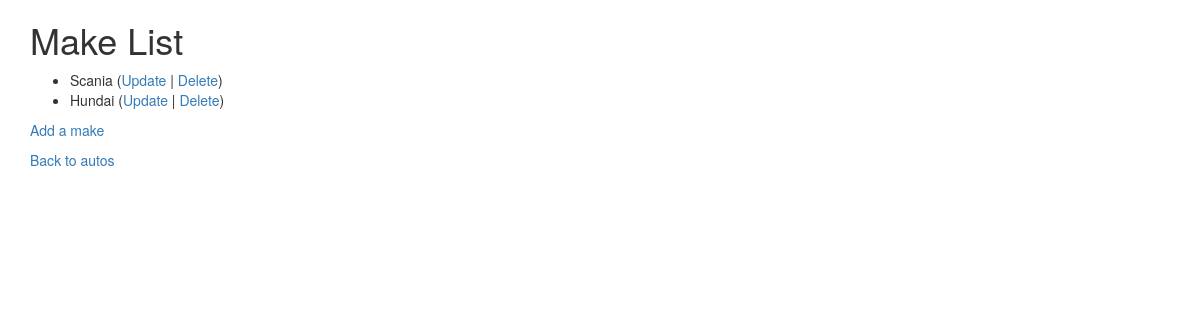
/autos/lookup/ (signed in), run on an earlier commit of the app's database.
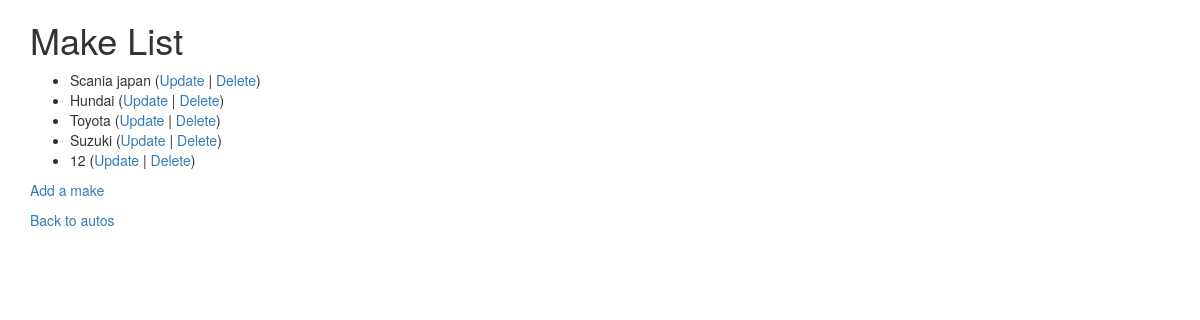
And on a later commit of the database.
### autos/models.py (models this page shows, shortened)
class Make(models.Model):
    name = models.CharField(
        max_length=200,
        help_text='Enter a Make',
        validators=[MinLengthValidator(2, 'Enter at least two character')]
    )

### autos/views.py (the view)
# urls.py: path('lookup/', views.MakeView.as_view(), name='make_list'),  # path: for make list view
class MakeView(LoginRequiredMixin, View):
    def get(self, request):
        ml = Make.objects.all()
        ctx = {
            'make_list': ml
        }
        return render(request, 'autos/make_list.html', ctx)

### autos/templates/autos/make_list.html
{% extends 'base_bootstrap.html' %}
{% block content %}
    <h1>Make List</h1>
    {% if make_list %}
        <ul>
            {% for make in make_list %}
                <li>
                    {{ make.name }}
                    (<a href="{% url 'autos:make_update' make.id %}">Update</a> |
                    <a href="{% url 'autos:make_delete' make.id %}">Delete</a>)
                </li>
            {% endfor %}
        </ul>
    {% else %}
        <p>There are no makes in the library.</p>
    {% endif %}
    <p>
        <a href="{% url 'autos:make_create' %}">Add a make</a>
    </p>
    <p>
        <a href="{% url 'autos:all' %}">Back to autos</a>
    </p>
{% endblock %}

What changed in the data, as far as the page shows it:
changed Make: name "Scania" → "Scania japan"
added Make: name "Toyota"
added Make: name "Suzuki"
added Make: name "12"
